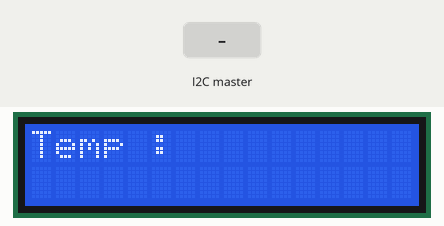
Recording of a sketch running on a simulated Arduino Uno, built with avr-gcc and run on an emulated ATmega328P. Shown: 16×2 character LCD. The test bench sets the inputs (shaded band).

Above: at 1.2 s.
1.3 s: the I2C master sends the byte 1
At 1.9 s:
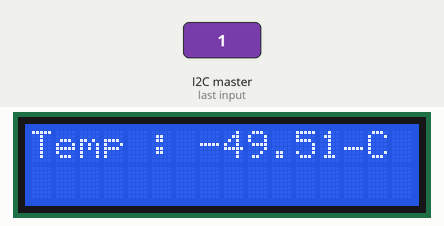
2.8 s: the I2C master sends the byte 0
At 3.1 s:
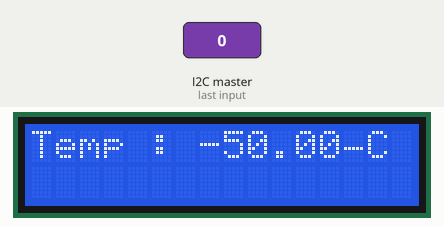
Timing chart, 0 to 5.8 s (numbered marks = the images above; inputs shaded):
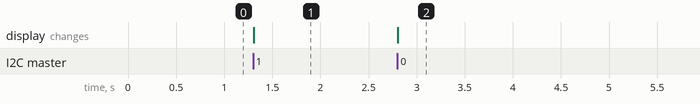

The sketch:

i2c_temperature_display1.ino
```cpp
#include<LiquidCrystal.h>
#include<Wire.h>

LiquidCrystal lcd(2,3,4,5,6,7);
int s;
double temp;

void setup()
{
  Wire.begin(4);
  Wire.onReceive(recvHandler);
  lcd.begin(16,2);
  lcd.clear();
  lcd.print("Temp : ");
}

void loop()
{
  delay(100);
}

void recvHandler(int h)
{
  s = Wire.read();
  temp = (double)s / 1024;
  temp = temp * 5;
  temp = temp - 0.5;
  temp = temp * 100;
  lcd.clear();
  lcd.print("Temp : ");
  lcd.setCursor(7,0);
  lcd.print(temp);
  lcd.print((char)176);
  lcd.print("C");
  delay(50);
}
```

Measured:
- after the input at 1.3 s, the display: changes at once (image 1)
- after the input at 2.8 s, the display: changes at once (image 2)
